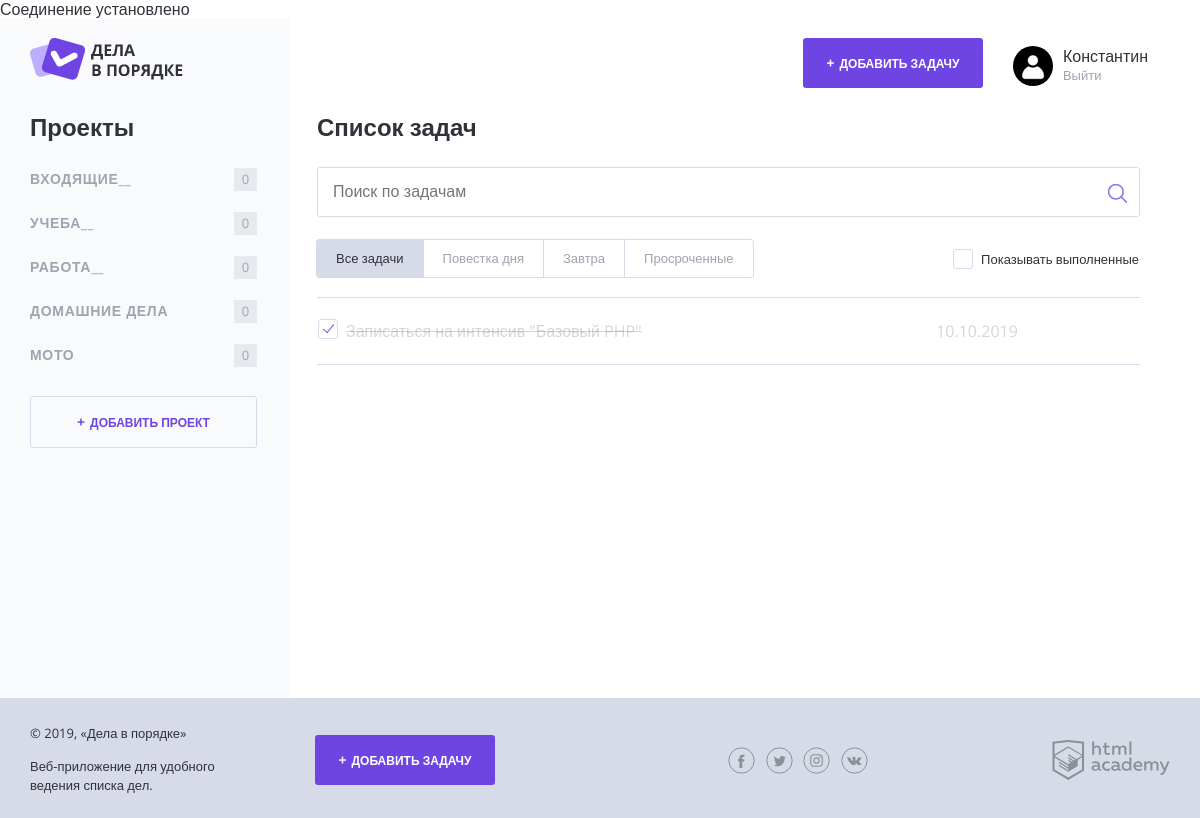
The app's page /index.php?id=2, older data.
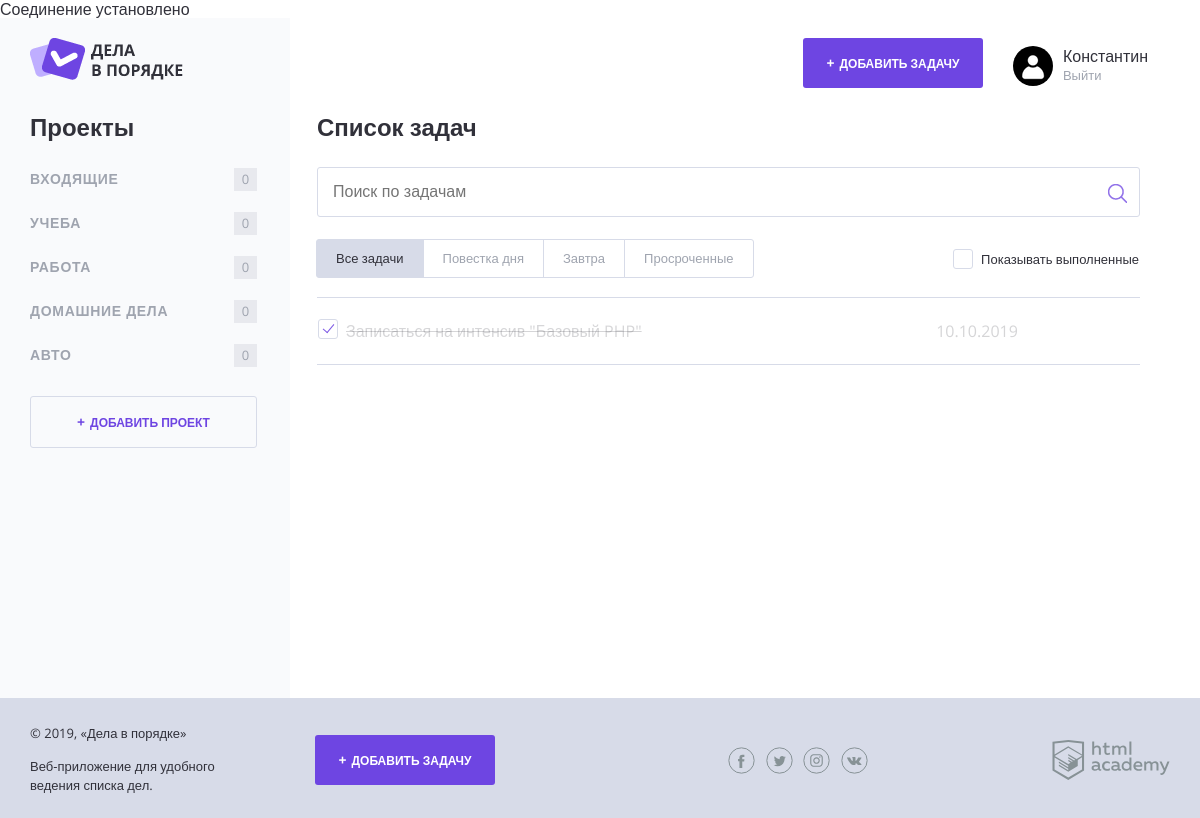
The same page, newer data.
### tables this page shows
CREATE TABLE project (
id       INT AUTO_INCREMENT PRIMARY KEY,
name     CHAR(128) UNIQUE
);

### functions.php (called while the page is built, shortened)
<?php function include_template($name, $data) {
    $name = 'templates/' . $name;
    extract($data);
    require $name;
    $result = ob_get_clean();
    return $result;
};
					function get_projects($con){
						mysqli_set_charset($con, "utf8");
						   $sql = "SELECT * FROM project";
							$result = mysqli_query($con, $sql);
							if (!$result) {
								$error = mysqli_error($con);
								return print("Ошибка MySQL: ". $error);
						}else {
							$rows = mysqli_fetch_all($result, MYSQLI_ASSOC);
							return $rows;
								}
				};
				function get_tasks($con, $proj_id=null){
						mysqli_set_charset($con, "utf8");
						if ($proj_id==null){
							$sql = "SELECT name,project_id FROM task";
						}
						   else {
							   $sql = "SELECT name,project_id FROM task WHERE project_id = '$proj_id'";
						   }
							$result = mysqli_query($con, $sql);
							if (!$result) {
								$error = mysqli_error($con);
								return print("Ошибка MySQL: ". $error);
						}else {
							$rows = mysqli_fetch_all($result, MYSQLI_ASSOC);
							return $rows;
								}
				};
				 function CountTasks ($arr2, $str)	{
							$j=0;
							return $j;
						}
				function check_id ($con, $id)	{
						$sql_id = "SELECT id FROM project";
					$result = mysqli_query($con, $sql_id);
							if (!$result) {
								$error = mysqli_error($con);
								return print("Ошибка MySQL: ". $error);
						}else {
							$rows = mysqli_fetch_all($result, MYSQLI_ASSOC);
								}
					foreach($rows as $key => $item)	{
							if ($item['id']== $id) {
								return 'true';
								}
							}
							return 'false';
				};
					?>

### templates/layout.php (the view, shortened to what this page needs)
<!DOCTYPE html>
<html lang="ru">
<head>
    <link rel="stylesheet" href="css/normalize.css">
    <link rel="stylesheet" href="css/style.css">
    <link rel="stylesheet" href="css/flatpickr.min.css">
</head>
<body>
<div class="page-wrapper">
    <div class="container container--with-sidebar">
        <header class="main-header">
            <a href="/">
                <img src="img/logo.png" width="153" height="42" alt="Логотип Дела в порядке">
            </a>
            <div class="main-header__side">
                <a class="main-header__side-item button button--plus open-modal" href="pages/form-task.html">Добавить задачу</a>
                <div class="main-header__side-item user-menu">
                    <div class="user-menu__image">
                        <img src="img/user.png" width="40" height="40" alt="Пользователь">
                    </div>
                    <div class="user-menu__data">
                        <p>Константин</p>
                        <a href="#">Выйти</a>
                    </div>
                </div>
            </div>
        </header>
        <div class="content">
            <section class="content__side">
                <h2 class="content__side-heading">Проекты</h2>
                <nav class="main-navigation">
                    <ul class="main-navigation__list">
							<?php for ($i = 0; $i < count($arr); $i++):?>
                        <li class="main-navigation__list-item">
                            <a class="main-navigation__list-item-link" href="<?php echo "index.php?id=" .  $arr[$i]['id']?>"> <?php echo $arr[$i]['name']; ?> </a>
                            <span class="main-navigation__list-item-count"><? echo(CountTasks($arr2,$arr[$i]['id']))?></span>
                        </li>
						<?php endfor; ?>
                    </ul>
                </nav>
                <a class="button button--transparent button--plus content__side-button"
                   href="pages/form-project.html" target="project_add">Добавить проект</a>
            </section>
<?php echo $Content; ?>
        </div>
    </div>
</div>
<footer class="main-footer">
    <div class="container">
        <div class="main-footer__copyright">
            <p>© 2019, «Дела в порядке»</p>
            <p>Веб-приложение для удобного ведения списка дел.</p>
        </div>
        <a class="main-footer__button button button--plus" href="pages/form-task.html">Добавить задачу</a>
        <div class="main-footer__social social">
            <a class="social__link social__link--facebook" href="#">
            </a>
            <a class="social__link social__link--twitter" href="#">
            </a>
            <a class="social__link social__link--instagram" href="#">
            </a>
            <a class="social__link social__link--vkontakte" href="#">
            </a>
        </div>
        <div class="main-footer__developed-by">
            <a href="https://htmlacademy.ru/intensive/php">
                <img src="img/htmlacademy.svg" alt="HTML Academy" width="118" height="40">
            </a>
        </div>
    </div>
</footer>
</body>
</html>

### templates/index.php (shortened to what this page needs)
<main class="content__main">
               <h2 class="content__main-heading">Список задач</h2>
               <form class="search-form" action="index.php" method="post">
                   <input class="search-form__input" type="text" name="" value="" placeholder="Поиск по задачам">
                   <input class="search-form__submit" type="submit" name="" value="Искать">
               </form>
               <div class="tasks-controls">
                   <nav class="tasks-switch">
                       <a href="/" class="tasks-switch__item tasks-switch__item--active">Все задачи</a>
                       <a href="/" class="tasks-switch__item">Повестка дня</a>
                       <a href="/" class="tasks-switch__item">Завтра</a>
                       <a href="/" class="tasks-switch__item">Просроченные</a>
                   </nav>
                   <label class="checkbox">
                       <span class="checkbox__text">Показывать выполненные</span>
                   </label>
               </div>
               <table class="tasks">
				<?php
					if ($show_complete_tasks == false) : ?>
						<tr class="tasks__item task task--completed">
					<td class="task__select">
								<label class="checkbox task__checkbox">
								<span class="checkbox__text">Записаться на интенсив "Базовый PHP"</span>
								</label>
									</td>
							<td class="task__date">10.10.2019</td>
							<td class="task__controls">
								</td>
							</tr>
							<?php
							endif;
							?>
               </table>
           </main>

### index.php (shortened to what this page needs)
<?php require_once ('functions.php')?>
<?php require_once ('init.php')?>
		<?php
		$arr=get_projects($con);
		 		if (isset($_GET['id']))	{
					$arr3=check_id($con,$_GET['id']);
					if ( $arr3==true)	{
						$arr2=get_tasks($con, $_GET['id']);
					}
					else {
							header("HTTP/1.0 404 Not Found");
							exit();
					}
				}
					else {
						$arr2=get_tasks($con);
						};
		?>
<?php $OnDisplay = include_template('index.php',  ['arr2' => $arr2]);?>
<?php $LayoutContent = include_template('layout.php',
['Content' => $OnDisplay,
'arr2' => $arr2,
'arr' => $arr,
'NamePage' => 'Дела в порядке']);
print($LayoutContent);
?>

Row changes from the older to the newer data that the page shows:
changed project: name "ВХОДЯЩИЕ__" → "ВХОДЯЩИЕ"
changed project: name "УЧЕБА__" → "УЧЕБА"
changed project: name "РАБОТА__" → "РАБОТА"
changed project: name "МОТО" → "АВТО"
